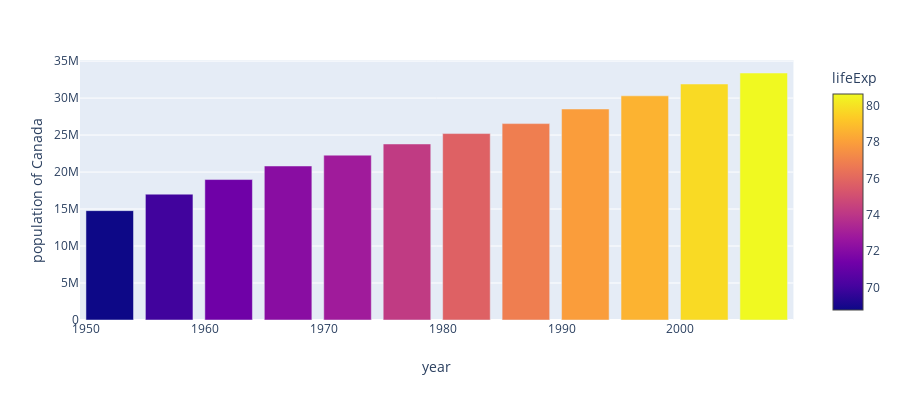

The notebook cell saved with this chart:
### Markdown cell above
<h3 id=" Customize-bar-chart-with-plotly-express"> Customize bar chart with plotly express<a class="anchor-link" href="# Customize-bar-chart-with-plotly-express">¶</a></h3><p>The bar plot can be customized using keyword arguments.</p>

### Code cell
import plotly.express as px
data = px.data.gapminder()

data_canada = data[data.country == 'Canada']
fig = px.bar(data_canada, x='year', y='pop',
             hover_data=['lifeExp', 'gdpPercap'], color='lifeExp',
             labels={'pop':'population of Canada'}, height=400)
fig.show()

### Figure 1 — Plotly figure (JSON) as saved in the notebook; plotly's stock layout.template omitted (floating-point values rounded to 4 significant figures)
{"data": [{"alignmentgroup": "True", "customdata": [[68.75, 11370.0], [69.96, 12490.0], [71.3, 13460.0], [72.13, 16080.0], [72.88, 18970.0], [74.21, 22090.0], [75.76, 22900.0], [76.86, 26630.0], [77.95, 26340.0], [78.61, 28950.0], [79.77, 33330.0], [80.65, 36320.0]], "hoverlabel": {"namelength": 0}, "hovertemplate": "year=%{x}<br>population of Canada=%{y}<br>lifeExp=%{marker.color}<br>gdpPercap=%{customdata[1]}", "legendgroup": "", "marker": {"color": [68.75, 69.96, 71.3, 72.13, 72.88, 74.21, 75.76, 76.86, 77.95, 78.61, 79.77, 80.65], "coloraxis": "coloraxis"}, "name": "", "offsetgroup": "", "orientation": "v", "showlegend": false, "textposition": "auto", "type": "bar", "x": [1952, 1957, 1962, 1967, 1972, 1977, 1982, 1987, 1992, 1997, 2002, 2007], "xaxis": "x", "y": [14785584, 17010154, 18985849, 20819767, 22284500, 23796400, 25201900, 26549700, 28523502, 30305843, 31902268, 33390141], "yaxis": "y"}], "layout": {"barmode": "relative", "coloraxis": {"colorbar": {"title": {"text": "lifeExp"}}, "colorscale": [[0, "#0d0887"], [0.1111, "#46039f"], [0.2222, "#7201a8"], [0.3333, "#9c179e"], [0.4444, "#bd3786"], [0.5556, "#d8576b"], [0.6667, "#ed7953"], [0.7778, "#fb9f3a"], [0.8889, "#fdca26"], [1, "#f0f921"]]}, "height": 400, "legend": {"tracegroupgap": 0}, "margin": {"t": 60}, "xaxis": {"anchor": "y", "domain": [0, 0.98], "title": {"text": "year"}}, "yaxis": {"anchor": "x", "domain": [0, 1], "title": {"text": "population of Canada"}}}}
